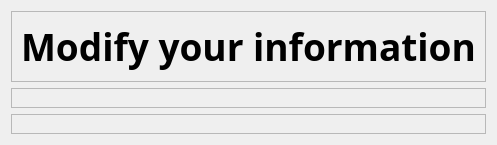
           <widget class="QWidget" name="page">
            <layout class="QVBoxLayout" name="verticalLayout_22">
             <item>
              <layout class="QVBoxLayout" name="verticalLayout_21">
               <item>
                <widget class="QFrame" name="frame_35">
                 <property name="frameShape">
                  <enum>QFrame::StyledPanel</enum>
                 </property>
                 <property name="frameShadow">
                  <enum>QFrame::Raised</enum>
                 </property>
                 <layout class="QGridLayout" name="gridLayout_70">
                  <item row="0" column="0">
                   <layout class="QGridLayout" name="gridLayout_69">
                    <item row="0" column="0">
                     <widget class="QLabel" name="label_35">
                      <property name="font">
                       <font>
                        <family>Bahnschrift SemiBold</family>
                        <pointsize>28</pointsize>
                        <weight>75</weight>
                        <bold>true</bold>
                       </font>
                      </property>
                      <property name="text">
                       <string>Modify your information</string>
                      </property>
                      <property name="alignment">
                       <set>Qt::AlignCenter</set>
                      </property>
                     </widget>
                    </item>
                   </layout>
                  </item>
                 </layout>
                </widget>
               </item>
               <item>
                <widget class="QFrame" name="frame_34">
                 <property name="frameShape">
                  <enum>QFrame::StyledPanel</enum>
                 </property>
                 <property name="frameShadow">
                  <enum>QFrame::Raised</enum>
                 </property>
                 <layout class="QGridLayout" name="gridLayout_72">
                  <item row="0" column="0">
                   <layout class="QGridLayout" name="gridLayout_71"/>
                  </item>
                 </layout>
                </widget>
               </item>
               <item>
                <widget class="QFrame" name="frame_33">
                 <property name="frameShape">
                  <enum>QFrame::StyledPanel</enum>
                 </property>
                 <property name="frameShadow">
                  <enum>QFrame::Raised</enum>
                 </property>
                 <layout class="QGridLayout" name="gridLayout_74">
                  <item row="0" column="0">
                   <layout class="QGridLayout" name="gridLayout_73"/>
                  </item>
                 </layout>
                </widget>
               </item>
              </layout>
             </item>
            </layout>
           </widget>
